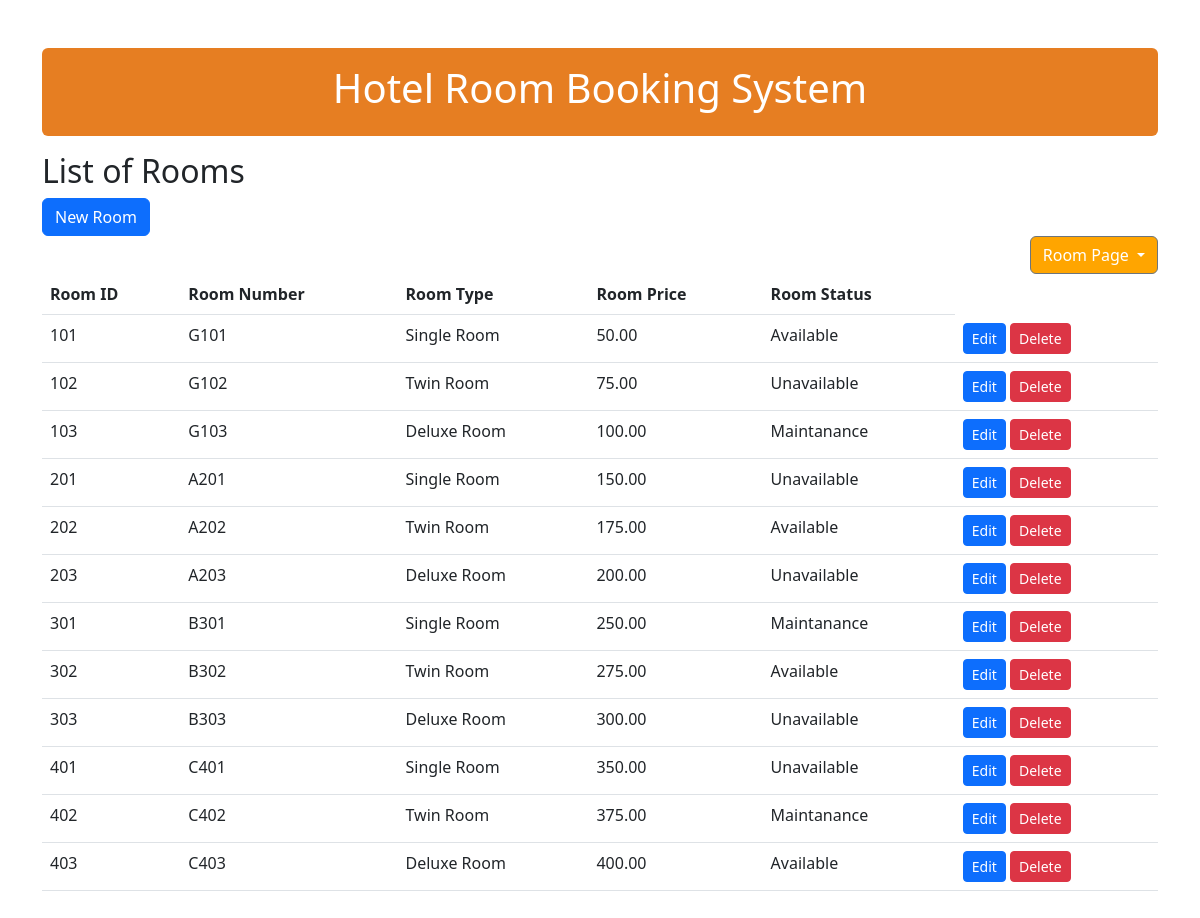
The page /rooms.php on the database its author committed.
### tables this page shows
CREATE TABLE `room` (
  `roomid` int(11) NOT NULL,
  `roomnumber` varchar(100) NOT NULL,
  `roomtype` varchar(200) NOT NULL,
  `roomprice` decimal(5,2) NOT NULL,
  `roomstatus` varchar(100) DEFAULT NULL
);

### rooms.php (the view, shortened to what this page needs)
<!DOCTYPE html>
<html lang="en">
<head>
    <link rel= "stylesheet" href= "https://cdn.jsdelivr.net/npm/bootstrap@5.3.0-alpha3/dist/css/bootstrap.min.css">
    <link href="https://getbootstrap.com/docs/5.3/assets/css/docs.css" rel="stylesheet">
</head>
<body>
    <div class= "container my-5">
        <div class="text-center alert alert-danger" style="background:#e67e22;border:none;color:#fff" >
            <h1>Hotel Room Booking System</h1>
        </div>
        <h2>List of Rooms</h2>
        <a class="btn btn-primary" href="/mywebsite/createrooms.php" role="button">New Room</a>
        <div class="dropdown-center">
            <button class="btn btn-secondary dropdown-toggle" type="button" data-bs-toggle="dropdown" aria-expanded="false" style="float:right; background-color: orange;">
                Room Page
            </button>
        </div>
        <br>
        <table class="table">
            <thead>
                <tr>
                    <th>Room ID</th>
                    <th>Room Number</th>
                    <th>Room Type</th>
                    <th>Room Price</th>
                    <th>Room Status</th>
                </tr>
            </thead>
            <tbody>
                <?php
                $servername = "localhost";
                $username = "root";
                $password = "";
                $database = "bookingsystem";
                $connection = new mysqli($servername, $username, $password, $database);
                $sql = "SELECT * FROM room";
                $result = $connection->query($sql);
                while($row = $result->fetch_assoc()) {
                    echo "
                    <tr>
                        <td>$row[roomid]</td>
                        <td>$row[roomnumber]</td>
                        <td>$row[roomtype]</td>
                        <td>$row[roomprice]</td>
                        <td>$row[roomstatus]</td>
                        <td>
                            <a class='btn btn-primary btn-sm' href='/mywebsite/editrooms.php?roomid=$row[roomid]'>Edit</a>
                            <a class='btn btn-danger btn-sm' href='/mywebsite/deleterooms.php?roomid=$row[roomid]'>Delete</a>
                        </td>
                    </tr>
                    ";
                }
                ?>
            </tbody>
        </table>
    </div>
</body>
</html>

### rows shown on the page
room: roomid "101", roomnumber "G101", roomtype "Single Room", roomprice "50.00", roomstatus "Available"
room: roomid "102", roomnumber "G102", roomtype "Twin Room", roomprice "75.00", roomstatus "Unavailable"
room: roomid "103", roomnumber "G103", roomtype "Deluxe Room", roomprice "100.00", roomstatus "Maintanance"
room: roomid "201", roomnumber "A201", roomtype "Single Room", roomprice "150.00", roomstatus "Unavailable"
room: roomid "202", roomnumber "A202", roomtype "Twin Room", roomprice "175.00", roomstatus "Available"
room: roomid "203", roomnumber "A203", roomtype "Deluxe Room", roomprice "200.00", roomstatus "Unavailable"
room: roomid "301", roomnumber "B301", roomtype "Single Room", roomprice "250.00", roomstatus "Maintanance"
room: roomid "302", roomnumber "B302", roomtype "Twin Room", roomprice "275.00", roomstatus "Available"
room: roomid "303", roomnumber "B303", roomtype "Deluxe Room", roomprice "300.00", roomstatus "Unavailable"
room: roomid "401", roomnumber "C401", roomtype "Single Room", roomprice "350.00", roomstatus "Unavailable"
room: roomid "402", roomnumber "C402", roomtype "Twin Room", roomprice "375.00", roomstatus "Maintanance"
room: roomid "403", roomnumber "C403", roomtype "Deluxe Room", roomprice "400.00", roomstatus "Available"
